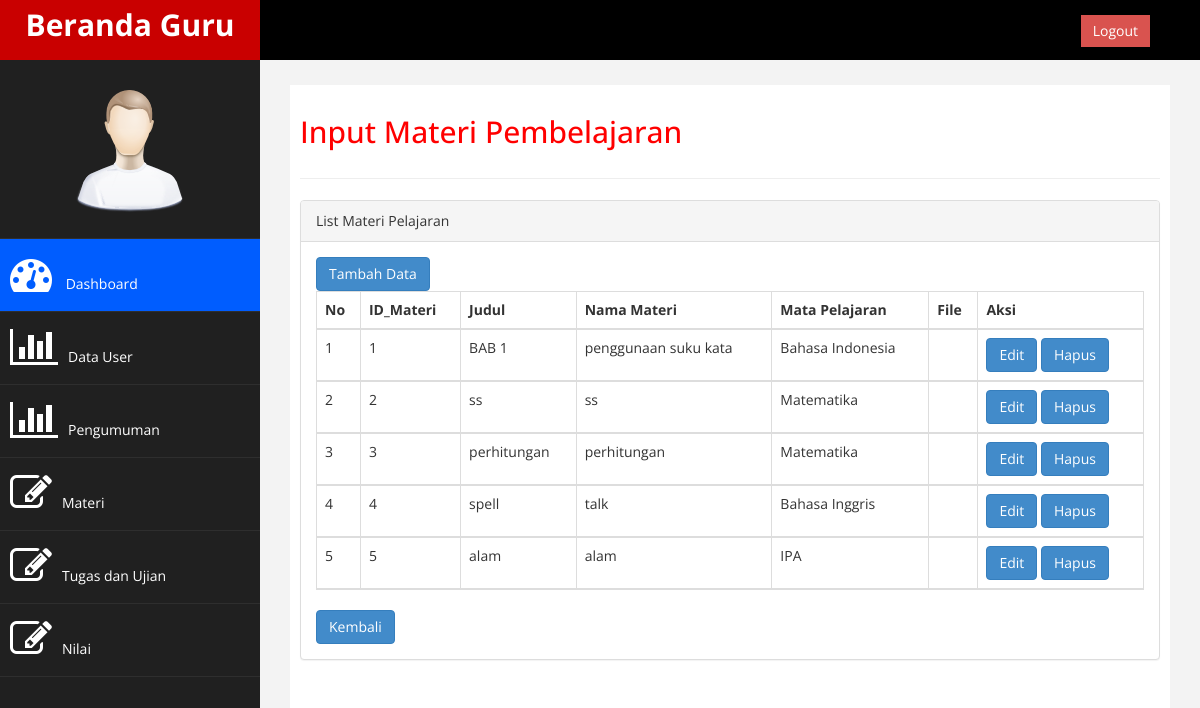
Page /list_materi.php on the committed database.
### tables this page shows
CREATE TABLE `materi` (
  `id_materi` int(10) NOT NULL,
  `judul_materi` varchar(100) NOT NULL,
  `nama_materi` varchar(100) NOT NULL,
  `file_materi` varchar(100) NOT NULL,
  `id_tugas` int(10) NOT NULL,
  `id_mapel` int(10) NOT NULL,
  `id_guru` int(10) NOT NULL,
  `id_ujian` int(10) NOT NULL,
  `mapel` varchar(100) NOT NULL
);

### list_materi.php (the view, shortened to what this page needs)
<?php
    include "koneksi.php";
?>
<!DOCTYPE html>
<html xmlns="http://www.w3.org/1999/xhtml">
<head>
    <link href="assets/css/bootstrap.css" rel="stylesheet" />
    <link href="assets/css/font-awesome.css" rel="stylesheet" />
    <link href="assets/js/morris/morris-0.4.3.min.css" rel="stylesheet" />
    <link href="assets/css/custom.css" rel="stylesheet" />
</head>
<body>
    <div id="wrapper">
        <nav class="navbar navbar-default navbar-cls-top " role="navigation" style="margin-bottom: 0">
            <div class="navbar-header">
                <a class="navbar-brand" href="beranda_guru.php">Beranda Guru</a>
            </div>
  <div style="color: white;
padding: 15px 50px 5px 50px;
float: right;
font-size: 16px;"><a href="logout_guru.php" class="btn btn-danger square-btn-adjust">Logout</a> </div>
        </nav>
                <nav class="navbar-default navbar-side" role="navigation">
            <div class="sidebar-collapse">
                <ul class="nav" id="main-menu">
				<li class="text-center">
                    <img src="assets/img/find_user.png" class="user-image img-responsive"/>
					</li>
                    <li>
                        <a class="active-menu"  href="beranda_admin.php"><i class="fa fa-dashboard fa-3x"></i> Dashboard</a>
                    </li>
                    <li>
                        <a  href="user_guru.php"><i class="fa fa-bar-chart-o fa-3x"></i>Data User</a>
                    </li>
					<li>
                        <a   href="Pengumuman.php"><i class="fa fa-bar-chart-o fa-3x"></i>Pengumuman</a>
                    </li>
                    <li>
                        <a  href="materi.php"><i class="fa fa-edit fa-3x"></i>Materi</a>
                    </li>
                    <li>
                        <a  href="soal.php"><i class="fa fa-edit fa-3x"></i>Tugas dan Ujian</a>
                    </li>
                    <li>
                        <a  href="nilai.php"><i class="fa fa-edit fa-3x"></i>Nilai</a>
                    </li>
                </ul>
            </div>
         </nav>
        <div id="page-wrapper" >
            <div id="page-inner">
                <div class="row">
                    <div class="col-md-12">
                     <h2>Input Materi Pembelajaran</h2>
                    </div>
                </div>
                 <hr />
                <div class="col-md-3 col-sm-6 col-xs-6"> </div>
<div class="row">
                <div class="col-md-12">
                    <div class="panel panel-default">
                        <div class="panel-heading">
                             List Materi Pelajaran
                        </div>
                        <div class="panel-body">
                            <div class="table-responsive">
                                <table class="table table-striped table-bordered table-hover" id="dataTables-example">
                                    <thead>
                                    <tr>
                                            <a class="btn btn-primary " href="materi.php">Tambah Data</a>
                                        </tr>
                                        <tr>
                                            <th>No</th>
                                            <th>ID_Materi</th>
                                            <th>Judul</th>
                                            <th>Nama Materi</th>
                                            <th>Mata Pelajaran</th>
                                            <th>File</th>
                                            <th>Aksi</th>
                                        </tr>
                                        <?php
                                        $no = 1;
                                        $qry = mysqli_query($koneksi,"SELECT * FROM materi");
                                        while($data=mysqli_fetch_array($qry)) {
                                        ?>
                                        <tr>
                                            <td><?php echo $no++; ?></td>
                                            <td><?php echo $data['id_materi'];?></td>
                                            <td><?php echo $data['judul_materi'];?></td>
                                            <td><?php echo $data['nama_materi'];?></td>
                                            <td><?php echo $data['mapel'];?></td>
                                            <td><?php echo $data['file_materi'];?></td>
                                            <td>
                <a class="btn btn-primary " href="edit_materi.php?id=<?php echo $data['id_materi'];?>">Edit</a>
                <a class="btn btn-primary " onclick="return confirm('Anda Yakin ?')" href="hapus_materi.php?id=<?php echo $data['id_materi']; ?>">Hapus</a>
                                            </td>
                                        </tr>
                                        <?php } ?>
                                    </thead>
                                </table>
                                <tr>
                                    <a class="btn btn-primary " href="materi.php">Kembali</a>
                                </tr>
                            </div>
                        </div>
                    </div>
</body>
</html>

### assets/css/custom.css (style rules this page uses)
body { font-family: 'Open Sans', sans-serif; }
#wrapper { width: 100%; background:#202020; }
#page-wrapper { padding: 15px 15px; min-height: 600px; background:#F3F3F3; }
#page-inner { width:100%; margin:10px 20px 10px 0px; background-color:#fff!important; padding:10px; min-height:1200px; }
.text-center { text-align:center; }
h2 { color: #f00; }
.square-btn-adjust { border: 0px solid transparent; -webkit-border-radius: 0px; -moz-border-radius: 0px; border-radius: 0px; }
.user-image { margin: 25px auto; -webkit-border-radius: 10px; -moz-border-radius: 10px; border-radius: 10px; max-height:170px; max-width:170px; }
.navbar-cls-top .navbar-brand { color: #fff; background: #005dff; width: 260px; text-align: center; height: 60px; font-size: 30px; font-weight: 700; }
.active-menu { background-color:#005dff!important; }
.sidebar-collapse , .sidebar-collapse .nav { background:none; }
.sidebar-collapse .nav { padding:0; }
.sidebar-collapse .nav > li > a { color:#fff; background:#202020; text-shadow:none; }
.sidebar-collapse > .nav > li > a { padding:15px 10px; }
.sidebar-collapse > .nav > li { border-bottom: 1px solid rgba(107, 108, 109, 0.19); }
.navbar-side { border:none; background-color: #202020; }
.navbar-cls-top { background:#000; border-bottom:none; }
.navbar-default { border:0px solid black; }
.navbar-header { background: #A70303; }
.nav > li > a > i { margin-right:10px; }
@media (min-width:768px) { #page-wrapper { margin: 0 0 0 260px; padding: 15px 30px; min-height: 1200px; } }
@media (min-width:768px) { .navbar-side { z-index: 1; position: absolute; width: 260px; } }
@media (min-width:768px) { .navbar { border-radius: 0px; } }

### rows in the picture
materi: id_materi "1", judul_materi "BAB 1", nama_materi "penggunaan suku kata", mapel "Bahasa Indonesia"
materi: id_materi "2", judul_materi "ss", nama_materi "ss", mapel "Matematika"
materi: id_materi "3", judul_materi "perhitungan", nama_materi "perhitungan", mapel "Matematika"
materi: id_materi "4", judul_materi "spell", nama_materi "talk", mapel "Bahasa Inggris"
materi: id_materi "5", judul_materi "alam", nama_materi "alam", mapel "IPA"
